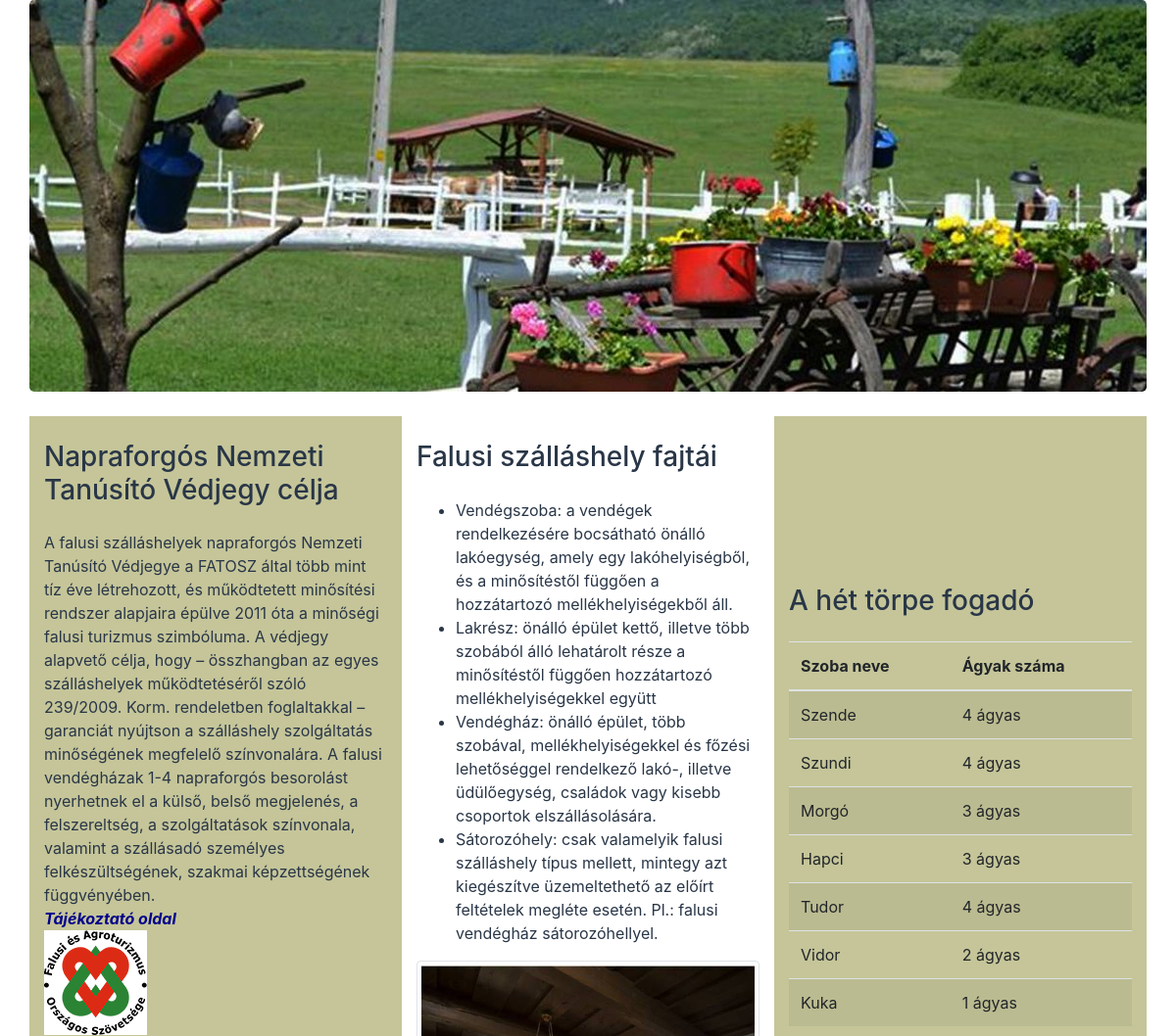
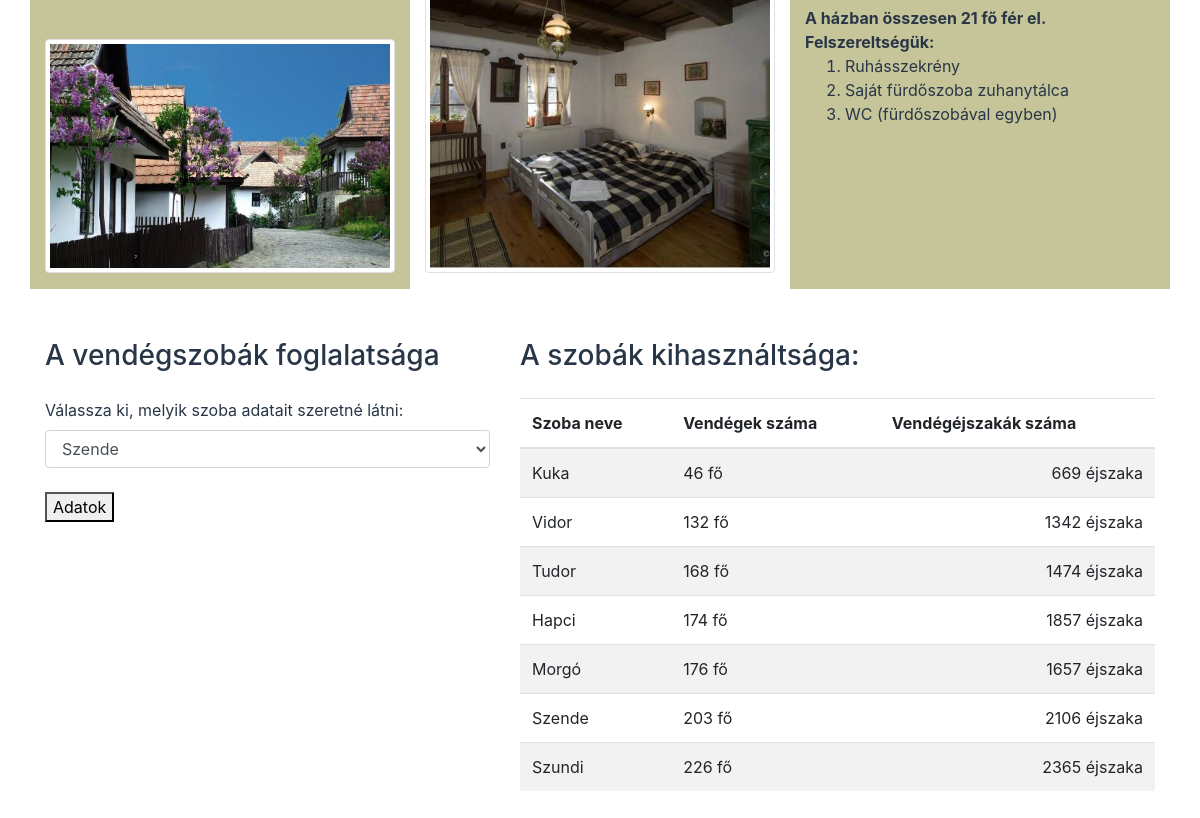
The page / on the database its author committed (2 pictures, top to bottom).
### tables this page shows
CREATE TABLE IF NOT EXISTS szobak (
  szazon INT(11) NOT NULL,
  sznev VARCHAR(6) DEFAULT NULL,
  agy INT(11) DEFAULT NULL,
  potagy INT(11) DEFAULT NULL,
  PRIMARY KEY (szazon)
);

### index.php (the view, shortened to what this page needs)
<!DOCTYPE html>
<?php
include_once 'include/connect.php';
?>
<html lang="hu">
<head>
  <link rel="stylesheet" href="./css/bootstrap.css">
  <link rel="stylesheet" href="./fogado.css">
</head>
<body>
  <div class="container jumbotron bg-fej"></div>
  <div class="container">
    <div class="row">
      <div class="col-md-4 bg-torzs">
        <h3>Napraforgós Nemzeti Tanúsító Védjegy célja</h3>
        <p>A falusi szálláshelyek napraforgós Nemzeti Tanúsító Védjegye a FATOSZ által több mint tíz éve létrehozott, és működtetett minősítési rendszer alapjaira épülve 2011 óta a minőségi falusi turizmus szimbóluma. A védjegy alapvető célja, hogy – összhangban az egyes szálláshelyek működtetéséről szóló 239/2009. Korm. rendeletben foglaltakkal – garanciát nyújtson a szálláshely szolgáltatás minőségének megfelelő színvonalára. A falusi vendégházak 1-4 napraforgós besorolást nyerhetnek el a külső, belső megjelenés, a felszereltség, a szolgáltatások színvonala, valamint a szállásadó személyes felkészültségének, szakmai képzettségének függvényében.
          <br>
          <a href="https://falusiturizmus.eu/" target="_blank" rel="noopener noreferrer">Tájékoztató oldal</a>
          <br>
          <img src="./img/logo.png" class="bg-transparent">
        </p>
        <br>
        <p>
          <img src="./img/holloko_masolata.jpg" class="img-thumbnail">
        </p>
      </div>
      <div class="col-md-4">
        <h3>Falusi szálláshely fajtái</h3>
        <p>
        <ul>
          <li>Vendégszoba: a vendégek rendelkezésére bocsátható önálló lakóegység, amely egy lakóhelyiségből, és a minősítéstől függően a hozzátartozó mellékhelyiségekből áll.</li>
          <li>Lakrész: önálló épület kettő, illetve több szobából álló lehatárolt része a minősítéstől függően hozzátartozó mellékhelyiségekkel együtt</li>
          <li>Vendégház: önálló épület, több szobával, mellékhelyiségekkel és főzési lehetőséggel rendelkező lakó-, illetve üdülőegység, családok vagy kisebb csoportok elszállásolására.</li>
          <li>Sátorozóhely: csak valamelyik falusi szálláshely típus mellett, mintegy azt kiegészítve üzemeltethető az előírt feltételek megléte esetén. Pl.: falusi vendégház sátorozóhellyel.</li>
        </ul>
        </p>
        <p>
          <img src="./img/ketagyas.jpg" class="img-thumbnail">
        </p>
      </div>
      <div class="col-md-4 bg-torzs">
        <h3>A hét törpe fogadó</h3>
        <table class="table table-striped">
          <thead>
            <th>Szoba neve</th>
            <th>Ágyak száma</th>
          </thead>
          <tbody>
            <?php
            $lekerdezes =  mysqli_query($mysqli, "SELECT sznev, agy FROM szobak");
            $szummaFo = 0;
            while ($sortomb = mysqli_fetch_assoc($lekerdezes)) {
              $szobanev = $sortomb['sznev'];
              $agyakszama = $sortomb['agy'];
              $szummaFo += $agyakszama;
              echo "
                    <tr>
                      <td>$szobanev</td>
                      <td>$agyakszama ágyas</td>
                    </tr>
                  ";
            }
            ?>
          </tbody>
        </table>
        <?php echo "<span class=\"font-weight-bold\">A házban összesen $szummaFo fő fér el.</span><br>" ?>
        <span class="font-weight-bold">Felszereltségük:</span>
        <ol>
          <li>Ruhásszekrény</li>
          <li>Saját fürdőszoba zuhanytálca</li>
          <li>WC (fürdőszobával egyben)</li>
        </ol>
      </div>
    </div>
  </div>
  <div class="container">
    <div class="row">
      <div class="col-md-5">
        <h3>A vendégszobák foglalatsága</h3>
        <form action="include/inc_foglaltsag.php" method="POST">
          <label for="f_szobak">Válassza ki, melyik szoba adatait szeretné látni:</label>
          <select name="f_szobak" class="form-control">
            <?php
            $lekerdezes = mysqli_query($mysqli, "SELECT DISTINCT sznev FROM szobak");
            while ($sortomb = mysqli_fetch_assoc($lekerdezes)) {
              $szobanev = $sortomb['sznev'];
              echo "
                    <option value='$szobanev'>$szobanev</option>
                  ";
            }
            ?>
          </select>
          <br>
          <button type="submit" name="f_submit" id="kalkgomb">Adatok</button>
        </form>
      </div>
      <div class="col-md-7">
        <h3>A szobák kihasználtsága:</h3>
        <table class="table table-striped">
          <thead>
            <th>Szoba neve</th>
            <th>Vendégek száma</th>
            <th>Vendégéjszakák száma</th>
          </thead>
          <tbody>
            <?php
            $lekerdezes = mysqli_query(
              $mysqli,
              "SELECT szobak.sznev, SUM(foglalasok.fo) AS 'vendegek', SUM((foglalasok.tav - foglalasok.erk) * foglalasok.fo) AS 'vendegejszakak' FROM foglalasok
                   INNER JOIN szobak ON foglalasok.szoba = szobak.szazon
                   GROUP BY szobak.sznev
                   ORDER BY vendegek ASC, vendegejszakak ASC"
            );
            while ($sortomb = mysqli_fetch_assoc($lekerdezes)) {
              $szobanev = $sortomb['sznev'];
              $vendegek = $sortomb['vendegek'];
              $vendegejszakak = $sortomb['vendegejszakak'];
              echo "
                      <tr>
                        <td>$szobanev</td>
                        <td>$vendegek fő</td>
                        <td class='text-right'>$vendegejszakak éjszaka</td>
                      </tr>
                    ";
            }
            ?>
          </tbody>
        </table>
      </div>
    </div>
  </div>
</body>
</html>

### fogado.css (style rules this page uses)
body { color: #293647; }
.bg-fej { background-image: url("./img/top.jpg"); background-position: center; height: 400px; }
.container { margin-bottom: 25px; }
.bg-torzs { align-content: center; background-color: #C5C599; }
h3 { margin: 25px 0px; }
a { font-style: italic; font-weight: bold; color: darkblue; }

### rows shown on the page
szobak: sznev "Szende", agy "4"
szobak: sznev "Szundi", agy "4"
szobak: sznev "Morgó", agy "3"
szobak: sznev "Hapci", agy "3"
szobak: sznev "Tudor", agy "4"
szobak: sznev "Vidor", agy "2"
szobak: sznev "Kuka", agy "1"

### other values the page prints
$szummaFo "21"
$szobanev "Kuka"
$vendegek "46"
$vendegejszakak "669"
$szobanev "Vidor"
$vendegek "132"
$vendegejszakak "1342"
$szobanev "Tudor"
$vendegek "168"
$vendegejszakak "1474"
$szobanev "Hapci"
$vendegek "174"
$vendegejszakak "1857"
$szobanev "Morgó"
$vendegek "176"
